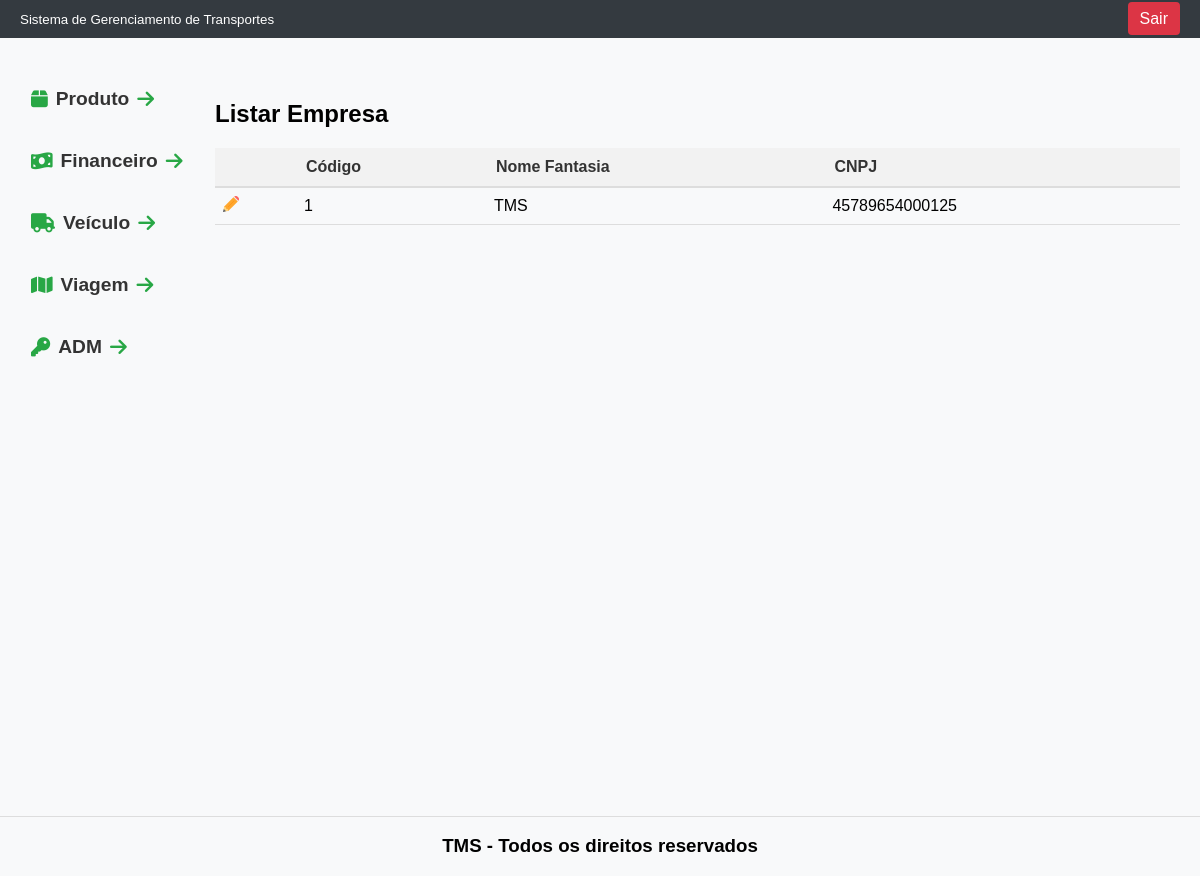
The app's page /tcc/empresa with its own data.
### tables this page shows
CREATE TABLE `empresa` (
  `id` int(11) NOT NULL,
  `razao_social` varchar(200) NOT NULL,
  `nome_fantasia` varchar(150) NOT NULL,
  `inscricao_estadual` varchar(15) NOT NULL,
  `cnpj` varchar(18) NOT NULL,
  `inscricao_municipal` varchar(15) NOT NULL,
  `telefone` varchar(15) NOT NULL,
  `endereco` varchar(30) NOT NULL,
  `numero` varchar(10) NOT NULL,
  `bairro` varchar(30) NOT NULL,
  `complemento` varchar(50) NOT NULL,
  `id_cidade` int(11) NOT NULL,
  `id_estado` int(11) NOT NULL,
  `email` varchar(50) NOT NULL
);

### tcc/Controller/EmpresaController.php (called while the page is built, shortened)
<?php
class EmpresaController
{
    public static function index()
    {
        $empresa_DAO = new EmpresaDAO();
        $lista_emp = $empresa_DAO->getAllRows();
        $total_emp = count($lista_emp);
        include 'View/modulos/empresa/listar_empresa.php';
    }
}

### tcc/index.php (called while the page is built, shortened)
<?php
include 'rotas.php';

### tcc/DAO/MySQL.php (called while the page is built)
<?php
class MySQL extends PDO{
    private $host       = "localhost";
    private $usuario    = "root";
    private $senha      = "";
    private $db         = "tcc";
    private $opcoes = array(PDO::ATTR_ERRMODE => PDO::ERRMODE_EXCEPTION);
    public function __construct(){
        $dsn = "mysql:host=".$this->host.";dbname=".$this->db;
        return parent::__construct($dsn, $this->usuario, $this->senha, $this->opcoes);
    }
}

### tcc/DAO/empresaDAO.php (called while the page is built, shortened)
<?php
class EmpresaDAO{
    private $conexao;
    public function __construct(){
        include_once "MySQL.php";
        $this->conexao = new MySQL();
    }
    public function getAllRows(){
        $stmt = $this->conexao->prepare("SELECT * FROM empresa");
        $stmt->execute();
        $arr_empresa = array();
        while($f = $stmt->fetchObject()){
            $arr_empresa[] = $f;
        }
        return $arr_empresa;
    }
}

### tcc/View/modulos/empresa/listar_empresa.php (the view, shortened to what this page needs)
<!DOCTYPE html>
<html lang="en">
<head>
</head>
<body>
    <div class="header">
        <?php include PATH_VIEW . 'includes/cabecalho.php' ?>
    </div>
    <div class="container">
        <div class="menu">
            <?php include PATH_VIEW . 'includes/menu.php' ?>
        </div>
        <main>
            <div class="titulo-pagina">
                <h2>Listar Empresa</h2>
            </div>
            <table>
                <thead>
                    <tr>
                        <th></th>
                        <th>Código</th>
                        <th>Nome Fantasia</th>
                        <th>CNPJ</th>
                    </tr>
                </thead>
                <tbody>
                    <?php for($i=0; $i<$total_emp; $i++): ?>
                    <tr>
                        <td class="icon">
                            <a href="/tcc/empresa/ver?id=<?= $lista_emp[$i]->id ?>">
                                <img title="Editar" src="/tcc/View/includes/imagem/lapis.png" alt="Ícone de Lápis">
                            </a>
                        </td>
                        <td><?= $lista_emp[$i]->id ?></td>
                        <td><?= $lista_emp[$i]->nome_fantasia ?></td>
                        <td><?= $lista_emp[$i]->cnpj ?></td>
                    </tr>
                    <?php endfor; ?>
                </tbody>
            </table>
        </main>
    <div class="footer">
        <?php include PATH_VIEW . 'includes/rodape.php' ?>
    </div>
</body>
</html>

### tcc/View/modulos/empresa/listar_empresa.php (style rules this page uses)
body { margin: 0; font-family: Arial, sans-serif; display: flex; flex-direction: column; height: 100vh; overflow: hidden; }
.footer { background-color: #f8f9fa; text-align: center; padding: 0px; position: fixed; bottom: 0; left: 0; right: 0; margin-bottom: 0px; border-top: 1px solid #ddd; }
.container { display: flex; flex: 1; margin-top: 60px; margin-bottom: 10px; }
.menu { width: 15%; background-color: #f8f9fa; padding: 0px; box-sizing: border-box; border-right: 0px solid #ddd; margin-left: 15px; }
main { flex: 1; padding: 20px; box-sizing: border-box; background-color: #f8f9fa; margin: 0px; }
table { width: 100%; border-collapse: collapse; font-family: Arial, sans-serif; }
thead th { background-color: #f2f2f2; color: #333; padding: 10px; border-bottom: 2px solid #ddd; text-align: left; }
tbody td { padding: 8px; border-bottom: 1px solid #ddd; }
td a { color: #007bff; text-decoration: none; }
.icon img { width: 16px; height: 16px; }

### tcc/View/includes/cabecalho.php (style rules this page uses)
.header { background-color: #343a40; color: #fff; padding: 10px 20px; display: flex; justify-content: space-between; align-items: center; position: fixed; top: 0; left: 0; right: 0; z-index: 1000; }

### tcc/View/includes/menu.php (style rules this page uses)
body { font-family: 'Poppins', sans-serif; margin: 0; background-color: #f8f9fa; }

### records on screen
empresa: id "1", nome_fantasia "TMS", cnpj "45789654000125"
